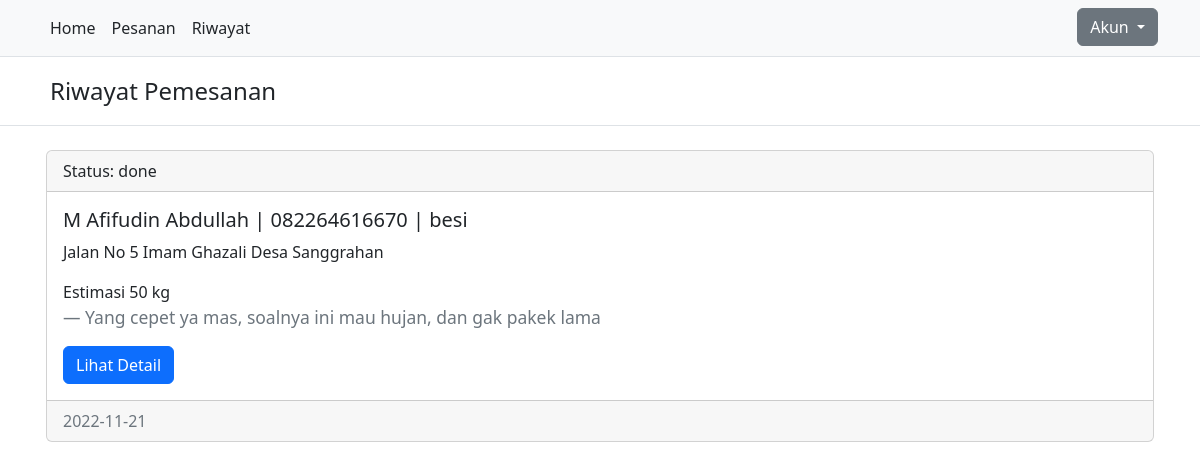
The page /driver-riwayat.php (signed in) on the database its author committed.
### tables this page shows
CREATE TABLE `transactions` (
  `id` int(10) UNSIGNED NOT NULL,
  `name` varchar(250) NOT NULL,
  `user_username` varchar(20) NOT NULL,
  `driver_username` varchar(20) DEFAULT NULL,
  `nohp` char(12) NOT NULL,
  `type` enum('plastik','kertas','besi') NOT NULL,
  `est` int(11) DEFAULT NULL,
  `address` varchar(255) NOT NULL,
  `trx_date` date NOT NULL DEFAULT current_timestamp(),
  `description` text NOT NULL,
  `status` enum('pending','process','done') NOT NULL DEFAULT 'pending'
);

### services/driver/fetch_transaction_history_service.php (called while the page is built)
<?php
require('./services/db_service.php');
$username = $_COOKIE['username'];
try {
  $transactions = mysqli_query($conn, "select * from transactions where driver_username='$username'");
} catch (\Throwable $th) {
  echo "<SCRIPT>alert('History gagal di dapatkan');window.location='./index.php'</SCRIPT>";
  return;
}

### driver-riwayat.php (the view, shortened to what this page needs)
<?php
require('./services/driver/fetch_transaction_history_service.php');
require('./components/header.php');
?>
<body>
  <?php
  require('./components/navigation.php');
  ?>
  <header class="py-3 mb-4 border-bottom">
    <div class="container">
      <a class="px-2 text-dark text-decoration-none">
        <span class="fs-4">Riwayat Pemesanan</span>
      </a>
    </div>
  </header>
  <div class="container px-3">
    <?php
    foreach ($transactions as $transaction) {
      $id = $transaction['id'];
      $name = $transaction['name'];
      $nohp = $transaction['nohp'];
      $type = $transaction['type'];
      $address = $transaction['address'];
      $trx_date = $transaction['trx_date'];
      $est = $transaction['est'];
      $description = $transaction['description'];
      $status = $transaction['status'];
      echo "
      <div class='card mb-3'>
        <div class='card-header'>
        Status: $status
        </div>
        <div class='card-body'>
          <h5 class='card-title'>$name | $nohp | $type</h5>
          <p class='card-text'>$address</p>
          <p class='card-text'>Estimasi $est kg</p>
          <blockquote class='blockquote mb-3 mt-3'>
            <footer class='blockquote-footer'>$description</footer>
          </blockquote>
          <a href='./driver-riwayat-detail.php?id=$id' class='btn btn-primary'>Lihat Detail</a>
        </div>
        <div class='card-footer text-muted'>
          $trx_date
        </div>
      </div>
      ";
    }
    ?>
  </div>
</body>
<?php
require('./components/footer.php')
?>

### rows shown on the page
transactions: status "done", name "M Afifudin Abdullah", nohp "082264616670", type "besi", address "Jalan No 5 Imam Ghazali Desa Sanggrahan", est "50", description "Yang cepet ya mas, soalnya ini mau hujan, dan gak pakek lama", trx_date "2022-11-21"
